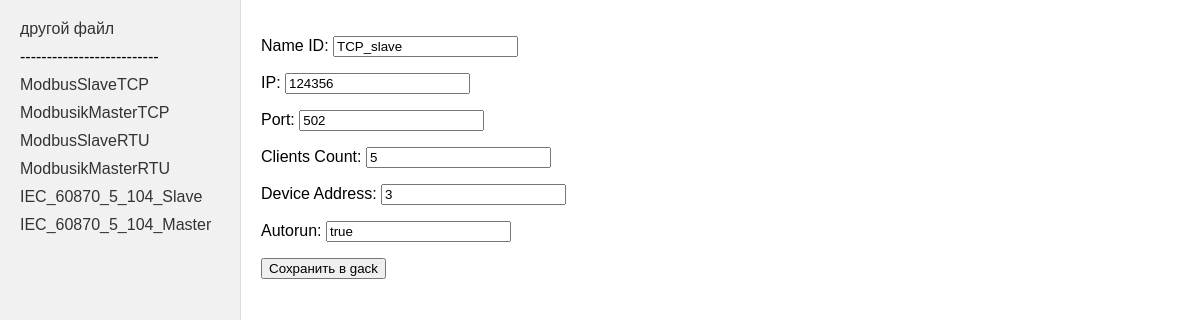
Page /main/controllerInfo/?item=ModbusSlaveTCP on the committed database.
### main/models.py (models this page shows)
class ModbusSlaveTCP(models.Model):
    IP = models.CharField(max_length=15)
    Port = models.CharField(max_length=255)
    Clients_Count = models.IntegerField()
    Device_Address = models.IntegerField()
    Autorun = models.CharField(max_length=255)
    Name_ID = models.CharField(max_length=255, default='null', null=True)
    Sector = models.CharField(max_length=255, default='null', null=True, blank=True)
    Registers = models.CharField(max_length=255, default='null', null=True, blank=True)
    def __str__(self):
        return "ModbusSlaveTCP"

class ModbusikMasterTCP(models.Model):
    Ip = models.CharField(max_length=15)
    Port = models.CharField(max_length=255)
    Read_timeout = models.CharField(max_length=255)
    Pause = models.CharField(max_length=255)
    Station_Address = models.CharField(max_length=255)
    Reconnect = models.IntegerField()
    NumberOfReconnections = models.IntegerField()
    Allowed_errors = models.IntegerField()
    LogLevel = models.CharField(max_length=255)
    Autorun = models.CharField(max_length=255)
    Name_ID = models.CharField(max_length=255, default='null', null=True)
    Sector = models.CharField(max_length=255, default='null', null=True, blank=True)
    Read_registers = models.CharField(max_length=255, default='null', null=True, blank=True)
    Write_registers = models.CharField(max_length=255, default='null', null=True, blank=True)
    Endpoints = models.CharField(max_length=255, default='null', null=True, blank=True)
    def __str__(self):
        return "ModbusikMasterTCP"

class ModbusSlaveRTU(models.Model):
    Port = models.CharField(max_length=255)
    Address = models.IntegerField()
    Speed = models.CharField(max_length=255)
    Parity = models.CharField(max_length=15)
    Stop_bits = models.CharField(max_length=255)
    Data_bits = models.CharField(max_length=255)
    Number_of_reconnections = models.IntegerField()
    Write_messages_in_log = models.CharField(max_length=255)
    Autorun = models.CharField(max_length=255)
    Name_ID = models.CharField(max_length=255, default='null', null=True)
    Sector = models.CharField(max_length=255, default='null', null=True, blank=True)
    Count = models.CharField(max_length=255, blank=True)
    Registers = models.CharField(max_length=255, default='null', null=True, blank=True)
    Registers_type = models.CharField(max_length=255, default='null', null=True, blank=True)
    def __str__(self):
        return "ModbusSlaveRTU"

class ModbusikMasterRTU(models.Model):
    Port = models.CharField(max_length=255)
    Speed = models.CharField(max_length=255)
    Parity = models.CharField(max_length=15)
    Stop_bits = models.CharField(max_length=255)
    Data_bits = models.CharField(max_length=255)
    Number_of_retries = models.IntegerField()
    Read_timeout = models.IntegerField()
    Pause = models.IntegerField()
    Station_Address = models.IntegerField()
    Reconnect = models.IntegerField()
    Allowed_errors = models.IntegerField()
    LogLevel = models.CharField(max_length=255)
    Autorun = models.CharField(max_length=255)
    Name_ID = models.CharField(max_length=255, default='null', null=True)
    Sector = models.CharField(max_length=255, default='null', null=True, blank=True)
    Registers_Type = models.CharField(max_length=255, default='null', null=True, blank=True)
    Start = models.CharField(max_length=255, default='null', null=True, blank=True)
    Data_Type = models.CharField(max_length=255, default='null', null=True, blank=True)
    Count = models.CharField(max_length=255, default='null', null=True, blank=True)
    Bytes_Order = models.CharField(max_length=255, default='null', null=True, blank=True)
    Period = models.CharField(max_length=255, default='null', null=True, blank=True)
    Filter = models.CharField(max_length=255, default='null', null=True, blank=True)
    Name = models.CharField(max_length=255, default='null', null=True, blank=True)
    Composition = models.CharField(max_length=255, default='null', null=True, blank=True)
    Control = models.CharField(max_length=255, default='null', null=True, blank=True)
    Read_registers = models.CharField(max_length=255, default='null', null=True, blank=True)
    Write_registers = models.CharField(max_length=255, default='null', null=True, blank=True)
    def __str__(self):
        return "ModbusikMasterRTU"

class IEC_60870_5_104_Slave(models.Model):
    Port = models.CharField(max_length=255)
    AnswerTimeout = models.IntegerField()
    InfoTimeout = models.IntegerField()
    Downtime = models.IntegerField()
    W = models.IntegerField()
    K = models.IntegerField()
    MaxConnectionCount = models.IntegerField()
    QueueSize = models.IntegerField()
    Filter = models.CharField(max_length=255)
    LogLevel = models.CharField(max_length=255)
    Autorun = models.CharField(max_length=255)
    Name_ID = models.CharField(max_length=255, default='null', null=True)
    Sector = models.CharField(max_length=255, default='null', null=True, blank=True)
    Name = models.CharField(max_length=255, blank=True)
    ASDU = models.IntegerField(null=True, blank=True)
    Address = models.IntegerField(null=True, blank=True)
    Count = models.IntegerField(null=True, blank=True)
    Type = models.CharField(max_length=255, blank=True)
    Groups = models.CharField(max_length=255, blank=True)
    Cause_of_transmission = models.CharField(max_length=255, blank=True)
    IOA = models.IntegerField(null=True, blank=True)
    Range = models.IntegerField(null=True, blank=True)
    Type_send = models.CharField(max_length=255, blank=True)
    Description = models.CharField(max_length=255, default='null', null=True, blank=True)
    Data = models.CharField(max_length=255, default='null', null=True, blank=True)
    Command = models.CharField(max_length=255, default='null', null=True, blank=True)
    Files = models.CharField(max_length=255, default='null', null=True, blank=True)
    def __str__(self):
        return "IEC_60870_5_104_Slave"

class IEC_60870_5_104_Master(models.Model):
    IP = models.CharField(max_length=15)
    Port = models.CharField(max_length=255)
    Reconnect = models.IntegerField()
    T1 = models.IntegerField()
    T2 = models.IntegerField()
    T3 = models.IntegerField()
    W = models.IntegerField()
    K = models.IntegerField()
    TimeSync = models.CharField(max_length=255)
    TimeSyncFormat = models.CharField(max_length=255)
    TimeShift = models.IntegerField()
    Filter = models.CharField(max_length=255)
    NumberOfReconnections = models.IntegerField()
    SplitIntoParts = models.CharField(max_length=255)
    LogLevel = models.CharField(max_length=255)
    Autorun = models.CharField(max_length=255)
    Name_ID = models.CharField(max_length=255, default='null', null=True)
    Sector = models.CharField(max_length=255, default='null', null=True, blank=True)
    Data = models.CharField(max_length=255, default='null', null=True, blank=True)
    Command = models.CharField(max_length=255, default='null', null=True, blank=True)
    Files = models.CharField(max_length=255, default='null', null=True, blank=True)
    Endpoints = models.CharField(max_length=255, default='null', null=True, blank=True)
    Interrogation_periods = models.CharField(max_length=255, default='null', null=True, blank=True)
    def __str__(self):
        return "IEC_60870_5_104_Master"

### main/views.py (the view)
# urls.py: path('controllerInfo/', viewBlocks, name="blockview"),    # http://127.0.0.1:8000/main/controllerInfo   # path('controllerInfo/<str:nameModel>/', edit_my_model, name='edit_my_model'),
def viewBlocks(request):
    listInfo = request.session.get('mypath')
    IGNORE_LIST = ['Sector', 'Registers', 'Read_registers', 'Write_registers', 'Endpoints', 'Registers_type',
                   'Start', 'Data_Type', 'Count', 'Bytes_Order', 'Period', 'Name', 'Composition', 'Control',
                   'Description', 'Data', 'Command', 'Files', 'Read registers', 'Write registers',
                   'Registers type', 'Bytes Order', 'Data Type', 'Interrogation periods',
                   'Interrogation_periods', "IOA", "ASDU", "Type", "Groups", "Cause of transmission",
                   "Range", "Type send", "Registers Type"]  # - динамические элементы
    object_list = [ModbusSlaveTCP.objects.first(), ModbusikMasterTCP.objects.first(),
                   ModbusSlaveRTU.objects.first(), ModbusikMasterRTU.objects.first(),
                   IEC_60870_5_104_Slave.objects.first(), IEC_60870_5_104_Master.objects.first()]
    object_list = [x for x in object_list if x is not None]
    nameModel = request.GET.get('item')
    success_message = None
    model_form_mapping = {
        "IEC_60870_5_104_Master": (IEC_Master_Form, IEC_60870_5_104_Master),
        "IEC_60870_5_104_Slave": (IEC_Slave_Form, IEC_60870_5_104_Slave),
        "ModbusikMasterRTU": (ModbusikMasterRTU_Form, ModbusikMasterRTU),
        "ModbusSlaveRTU": (ModbusSlaveRTU_Form, ModbusSlaveRTU),
        "ModbusikMasterTCP": (ModbusikMasterTCP_Form, ModbusikMasterTCP),
        "ModbusSlaveTCP": (ModbusSlaveTCP_Form, ModbusSlaveTCP),
    }
    if nameModel in model_form_mapping:
        form_class, model_class = model_form_mapping[nameModel]
        current_model = model_class.objects.first()
        if request.method == "POST":
            form = form_class(request.POST, instance=current_model)
            try:
                form.save()
                write_GACSECTOR(listInfo)
                success_message = 'данные изменены!'
            except Exception as e:
                print(e)
                form.add_error(None, 'ошибка сохранения')
        else:
            form = form_class(instance=current_model)
    else:
        form = None
    context = {
        "object_list": object_list,
        "form": form,
        "nameModel": nameModel,
        'success_message': success_message,
        "Ignore": IGNORE_LIST
    }
    return render(request, "main/mainpage.html", context)

### main/forms.py
class ModbusSlaveTCP_Form(forms.ModelForm):
    class Meta:
        model = ModbusSlaveTCP
        fields = ['Name_ID', 'IP', 'Port', 'Clients_Count', 'Device_Address', 'Autorun', 'Registers']

### main/templates/main/mainpage.html (shortened to what this page needs)
{% load static %}
<!DOCTYPE html>
<html>
    <head>
        <link type="text/css" href="{% static 'css/style.css' %}" rel="stylesheet" />
    </head>
    <body>
    <div class="sidebar">
        <ul>
            <li><a href="/main">другой файл</a></li>
            <li>--------------------------</li>
            {% for item in object_list %}
                <li><a href="{% url 'blockview' %}?item={{ item }}">{{ item }}</a></li>
            {% endfor %}
        </ul>
    </div>
    <div class="content">
        <form action="{% url 'blockview' %}?item={{nameModel}}" method = "post">
            {% for object in form %}
                {% if object.label not in Ignore %}
                    <p><label class="form-label" > {{object.label}}: </label> {{ object }} </p>
                {% endif %}
                {% if forloop.last %}
                  <button type="submit">Сохранить в gack</button>
                {% endif %}
            {% endfor %}
        </form>
    </div>
    </body>
</html>

### main/static/css/style.css (style rules this page uses)
html, body { font-family: 'Arial'; margin: 0; padding: 0; height: 100%; width: 100%; }
li { list-style-type: none; }
.sidebar { display: flex; flex-direction: column; justify-content: space-between; height: 100vh; width: 200px; border-right: 1px solid #D7DBDD; background-color: #f1f1f1; padding: 20px; float: left; }
.sidebar ul { list-style-type: none; padding: 0; margin: 0; }
.sidebar li { margin-bottom: 10px; }
.sidebar a { text-decoration: none; color: #333; }
.content { display: flex; flex-direction: column; padding: 20px; float: left; }

### rows in the picture
ModbusSlaveTCP: item "ModbusSlaveTCP", form "TCP_slave" "124356" "502" "5" "3" "true"
ModbusikMasterTCP: item "ModbusikMasterTCP"
ModbusSlaveRTU: item "ModbusSlaveRTU"
ModbusikMasterRTU: item "ModbusikMasterRTU"
IEC_60870_5_104_Slave: item "IEC_60870_5_104_Slave"
IEC_60870_5_104_Master: item "IEC_60870_5_104_Master"

### other values in the picture
{{ object.label }} "Name ID" "IP" "Port" "Clients Count" "Device Address" "Autorun"
